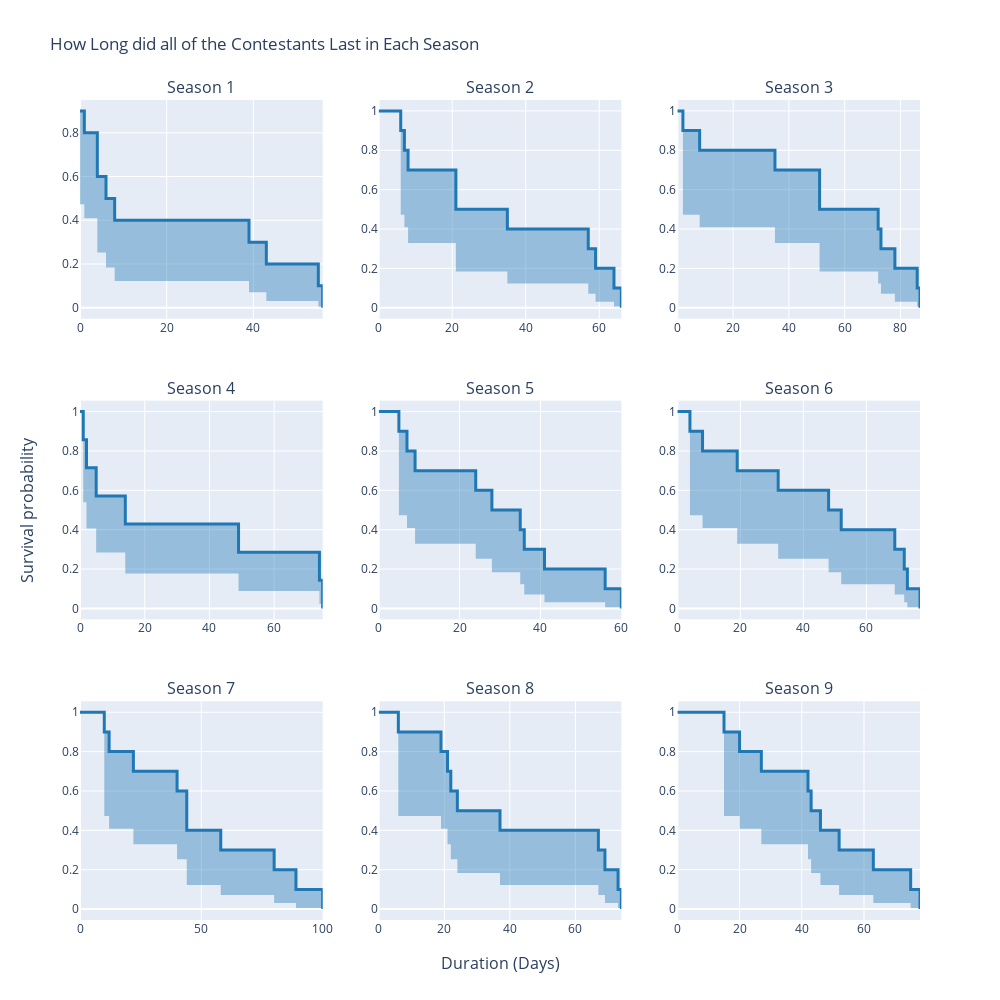

The cell this chart's notebook holds for it:
### Code cell
from plotly.subplots import make_subplots

# Survival Analysis using Plotly - By Season 

fig = make_subplots(
    rows=3,
    cols=3,
    vertical_spacing=0.10,
    subplot_titles=["Season " + str(x) for x in df.season.unique()],
    y_title= "Survival probability",
    x_title ="Duration (Days)"
)
showlegend = True

n =df.season.nunique()
for i in range(n):
    fig.add_trace(go.Scatter(
        x=model_df[model_df.season==i+1].model[i].survival_function_.index, 
        y=model_df[model_df.season==i+1].model[i].survival_function_['KM_estimate'],
        line=dict(shape='hv', width=3, color='rgb(31, 119, 180)'),
        showlegend=False,
        mode="lines"
    ),
    row = int(i/3)+1,
    col = int(i%3)+1
    )

    fig.add_trace(go.Scatter(
        x=model_df[model_df.season==i+1].model[i].confidence_interval_.index,
        y=model_df[model_df.season==i+1].model[i].confidence_interval_['KM_estimate_lower_0.95'],
        line=dict(shape='hv', width=0),
        fill='tonexty',
        fillcolor='rgba(31, 119, 180, 0.4)',
        showlegend=False,
        mode="lines"
    ),
    row = int(i/3)+1,
    col = int(i%3)+1
    )

fig.update_layout(
    title = "How Long did all of the Contestants Last in Each Season",
   # margin=dict(r=0, t=10, l=0),
   # font_size=14,
    height= 1000,
    width = 1000,
)


fig.show()

### Figure 1 — Plotly figure (JSON) as saved in the notebook; plotly's stock layout.template omitted (floating-point values rounded to 4 significant figures)
{"data": [{"line": {"color": "rgb(31, 119, 180)", "shape": "hv", "width": 3}, "mode": "lines", "showlegend": false, "type": "scatter", "x": [0, 1, 4, 6, 8, 39, 43, 55, 56], "xaxis": "x", "y": [0.9, 0.8, 0.6, 0.5, 0.4, 0.3, 0.2, 0.1, 0], "yaxis": "y"}, {"fill": "tonexty", "fillcolor": "rgba(31, 119, 180, 0.4)", "line": {"shape": "hv", "width": 0}, "mode": "lines", "showlegend": false, "type": "scatter", "x": [0, 1, 4, 6, 8, 39, 43, 55, 56], "xaxis": "x", "y": [0.473, 0.4087, 0.2527, 0.1836, 0.1227, 0.07113, 0.03091, 0.005723, 0], "yaxis": "y"}, {"line": {"color": "rgb(31, 119, 180)", "shape": "hv", "width": 3}, "mode": "lines", "showlegend": false, "type": "scatter", "x": [0, 6, 7, 8, 21, 35, 57, 59, 64, 66], "xaxis": "x2", "y": [1, 0.9, 0.8, 0.7, 0.5, 0.4, 0.3, 0.2, 0.1, 0], "yaxis": "y2"}, {"fill": "tonexty", "fillcolor": "rgba(31, 119, 180, 0.4)", "line": {"shape": "hv", "width": 0}, "mode": "lines", "showlegend": false, "type": "scatter", "x": [0, 6, 7, 8, 21, 35, 57, 59, 64, 66], "xaxis": "x2", "y": [1, 0.473, 0.4087, 0.3287, 0.1836, 0.1227, 0.07113, 0.03091, 0.005723, 0], "yaxis": "y2"}, {"line": {"color": "rgb(31, 119, 180)", "shape": "hv", "width": 3}, "mode": "lines", "showlegend": false, "type": "scatter", "x": [0, 2, 8, 35, 51, 72, 73, 78, 86, 87], "xaxis": "x3", "y": [1, 0.9, 0.8, 0.7, 0.5, 0.4, 0.3, 0.2, 0.1, 0], "yaxis": "y3"}, {"fill": "tonexty", "fillcolor": "rgba(31, 119, 180, 0.4)", "line": {"shape": "hv", "width": 0}, "mode": "lines", "showlegend": false, "type": "scatter", "x": [0, 2, 8, 35, 51, 72, 73, 78, 86, 87], "xaxis": "x3", "y": [1, 0.473, 0.4087, 0.3287, 0.1836, 0.1227, 0.07113, 0.03091, 0.005723, 0], "yaxis": "y3"}, {"line": {"color": "rgb(31, 119, 180)", "shape": "hv", "width": 3}, "mode": "lines", "showlegend": false, "type": "scatter", "x": [0, 1, 2, 5, 14, 49, 74, 75], "xaxis": "x4", "y": [1, 0.8571, 0.7143, 0.5714, 0.4286, 0.2857, 0.1429, 0], "yaxis": "y4"}, {"fill": "tonexty", "fillcolor": "rgba(31, 119, 180, 0.4)", "line": {"shape": "hv", "width": 0}, "mode": "lines", "showlegend": false, "type": "scatter", "x": [0, 1, 2, 5, 14, 49, 74, 75], "xaxis": "x4", "y": [1, 0.5394, 0.4063, 0.284, 0.1773, 0.08834, 0.02322, 0], "yaxis": "y4"}, {"line": {"color": "rgb(31, 119, 180)", "shape": "hv", "width": 3}, "mode": "lines", "showlegend": false, "type": "scatter", "x": [0, 5, 7, 9, 24, 28, 35, 36, 41, 56, 60], "xaxis": "x5", "y": [1, 0.9, 0.8, 0.7, 0.6, 0.5, 0.4, 0.3, 0.2, 0.1, 0], "yaxis": "y5"}, {"fill": "tonexty", "fillcolor": "rgba(31, 119, 180, 0.4)", "line": {"shape": "hv", "width": 0}, "mode": "lines", "showlegend": false, "type": "scatter", "x": [0, 5, 7, 9, 24, 28, 35, 36, 41, 56, 60], "xaxis": "x5", "y": [1, 0.473, 0.4087, 0.3287, 0.2527, 0.1836, 0.1227, 0.07113, 0.03091, 0.005723, 0], "yaxis": "y5"}, {"line": {"color": "rgb(31, 119, 180)", "shape": "hv", "width": 3}, "mode": "lines", "showlegend": false, "type": "scatter", "x": [0, 4, 8, 19, 32, 48, 52, 69, 72, 73, 77], "xaxis": "x6", "y": [1, 0.9, 0.8, 0.7, 0.6, 0.5, 0.4, 0.3, 0.2, 0.1, 0], "yaxis": "y6"}, {"fill": "tonexty", "fillcolor": "rgba(31, 119, 180, 0.4)", "line": {"shape": "hv", "width": 0}, "mode": "lines", "showlegend": false, "type": "scatter", "x": [0, 4, 8, 19, 32, 48, 52, 69, 72, 73, 77], "xaxis": "x6", "y": [1, 0.473, 0.4087, 0.3287, 0.2527, 0.1836, 0.1227, 0.07113, 0.03091, 0.005723, 0], "yaxis": "y6"}, {"line": {"color": "rgb(31, 119, 180)", "shape": "hv", "width": 3}, "mode": "lines", "showlegend": false, "type": "scatter", "x": [0, 10, 12, 22, 40, 44, 58, 80, 89, 100], "xaxis": "x7", "y": [1, 0.9, 0.8, 0.7, 0.6, 0.4, 0.3, 0.2, 0.1, 0], "yaxis": "y7"}, {"fill": "tonexty", "fillcolor": "rgba(31, 119, 180, 0.4)", "line": {"shape": "hv", "width": 0}, "mode": "lines", "showlegend": false, "type": "scatter", "x": [0, 10, 12, 22, 40, 44, 58, 80, 89, 100], "xaxis": "x7", "y": [1, 0.473, 0.4087, 0.3287, 0.2527, 0.1227, 0.07113, 0.03091, 0.005723, 0], "yaxis": "y7"}, {"line": {"color": "rgb(31, 119, 180)", "shape": "hv", "width": 3}, "mode": "lines", "showlegend": false, "type": "scatter", "x": [0, 6, 19, 21, 22, 24, 37, 67, 69, 73, 74], "xaxis": "x8", "y": [1, 0.9, 0.8, 0.7, 0.6, 0.5, 0.4, 0.3, 0.2, 0.1, 0], "yaxis": "y8"}, {"fill": "tonexty", "fillcolor": "rgba(31, 119, 180, 0.4)", "line": {"shape": "hv", "width": 0}, "mode": "lines", "showlegend": false, "type": "scatter", "x": [0, 6, 19, 21, 22, 24, 37, 67, 69, 73, 74], "xaxis": "x8", "y": [1, 0.473, 0.4087, 0.3287, 0.2527, 0.1836, 0.1227, 0.07113, 0.03091, 0.005723, 0], "yaxis": "y8"}, {"line": {"color": "rgb(31, 119, 180)", "shape": "hv", "width": 3}, "mode": "lines", "showlegend": false, "type": "scatter", "x": [0, 15, 20, 27, 42, 43, 46, 52, 63, 75, 78], "xaxis": "x9", "y": [1, 0.9, 0.8, 0.7, 0.6, 0.5, 0.4, 0.3, 0.2, 0.1, 0], "yaxis": "y9"}, {"fill": "tonexty", "fillcolor": "rgba(31, 119, 180, 0.4)", "line": {"shape": "hv", "width": 0}, "mode": "lines", "showlegend": false, "type": "scatter", "x": [0, 15, 20, 27, 42, 43, 46, 52, 63, 75, 78], "xaxis": "x9", "y": [1, 0.473, 0.4087, 0.3287, 0.2527, 0.1836, 0.1227, 0.07113, 0.03091, 0.005723, 0], "yaxis": "y9"}], "layout": {"annotations": [{"font": {"size": 16}, "showarrow": false, "text": "Season 1", "x": 0.1444, "xanchor": "center", "xref": "paper", "y": 1, "yanchor": "bottom", "yref": "paper"}, {"font": {"size": 16}, "showarrow": false, "text": "Season 2", "x": 0.5, "xanchor": "center", "xref": "paper", "y": 1, "yanchor": "bottom", "yref": "paper"}, {"font": {"size": 16}, "showarrow": false, "text": "Season 3", "x": 0.8556, "xanchor": "center", "xref": "paper", "y": 1, "yanchor": "bottom", "yref": "paper"}, {"font": {"size": 16}, "showarrow": false, "text": "Season 4", "x": 0.1444, "xanchor": "center", "xref": "paper", "y": 0.6333, "yanchor": "bottom", "yref": "paper"}, {"font": {"size": 16}, "showarrow": false, "text": "Season 5", "x": 0.5, "xanchor": "center", "xref": "paper", "y": 0.6333, "yanchor": "bottom", "yref": "paper"}, {"font": {"size": 16}, "showarrow": false, "text": "Season 6", "x": 0.8556, "xanchor": "center", "xref": "paper", "y": 0.6333, "yanchor": "bottom", "yref": "paper"}, {"font": {"size": 16}, "showarrow": false, "text": "Season 7", "x": 0.1444, "xanchor": "center", "xref": "paper", "y": 0.2667, "yanchor": "bottom", "yref": "paper"}, {"font": {"size": 16}, "showarrow": false, "text": "Season 8", "x": 0.5, "xanchor": "center", "xref": "paper", "y": 0.2667, "yanchor": "bottom", "yref": "paper"}, {"font": {"size": 16}, "showarrow": false, "text": "Season 9", "x": 0.8556, "xanchor": "center", "xref": "paper", "y": 0.2667, "yanchor": "bottom", "yref": "paper"}, {"font": {"size": 16}, "showarrow": false, "text": "Duration (Days)", "x": 0.5, "xanchor": "center", "xref": "paper", "y": 0, "yanchor": "top", "yref": "paper", "yshift": -30}, {"font": {"size": 16}, "showarrow": false, "text": "Survival probability", "textangle": -90, "x": 0, "xanchor": "right", "xref": "paper", "xshift": -40, "y": 0.5, "yanchor": "middle", "yref": "paper"}], "height": 1000, "title": {"text": "How Long did all of the Contestants Last in Each Season"}, "width": 1000, "xaxis": {"anchor": "y", "domain": [0, 0.2889]}, "xaxis2": {"anchor": "y2", "domain": [0.3556, 0.6444]}, "xaxis3": {"anchor": "y3", "domain": [0.7111, 1]}, "xaxis4": {"anchor": "y4", "domain": [0, 0.2889]}, "xaxis5": {"anchor": "y5", "domain": [0.3556, 0.6444]}, "xaxis6": {"anchor": "y6", "domain": [0.7111, 1]}, "xaxis7": {"anchor": "y7", "domain": [0, 0.2889]}, "xaxis8": {"anchor": "y8", "domain": [0.3556, 0.6444]}, "xaxis9": {"anchor": "y9", "domain": [0.7111, 1]}, "yaxis": {"anchor": "x", "domain": [0.7333, 1]}, "yaxis2": {"anchor": "x2", "domain": [0.7333, 1]}, "yaxis3": {"anchor": "x3", "domain": [0.7333, 1]}, "yaxis4": {"anchor": "x4", "domain": [0.3667, 0.6333]}, "yaxis5": {"anchor": "x5", "domain": [0.3667, 0.6333]}, "yaxis6": {"anchor": "x6", "domain": [0.3667, 0.6333]}, "yaxis7": {"anchor": "x7", "domain": [0, 0.2667]}, "yaxis8": {"anchor": "x8", "domain": [0, 0.2667]}, "yaxis9": {"anchor": "x9", "domain": [0, 0.2667]}}}
